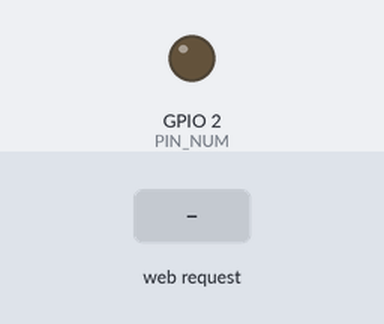
Recording of a sketch running on a simulated ESP8266 (NodeMCU). On the bench: output pins drawn as LEDs (lit = HIGH). Inputs (shaded band) come from the test bench. WiFi joins after 1.5 s; servers stay silent unless stated; what the sketch prints to the serial monitor is not drawn.

Above: at 2.7 s.
2.8 s: HTTP request GET /gpio/1 received
At 3.6 s:
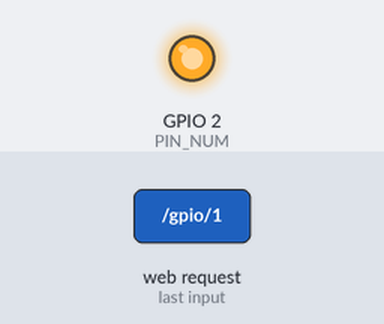
4.3 s: HTTP request GET /gpio/0 received
At 4.7 s:
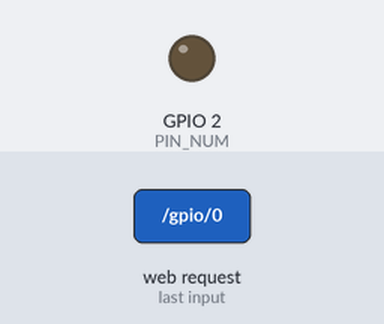
Timing chart, 0 to 7.3 s (numbered marks = the images above; inputs shaded):
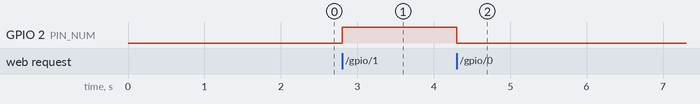

The sketch:

wifiBlink.ino
```cpp
/*
 *  This sketch demonstrates how to set up a simple HTTP-like server.
 *  The server will set a GPIO pin depending on the request
 *    http://server_ip/gpio/0 will set the GPIO2 low,
 *    http://server_ip/gpio/1 will set the GPIO2 high
 *  server_ip is the IP address of the ESP8266 module, will be
 *  printed to Serial when the module is connected.
 */

#include <ESP8266WiFi.h>

// Network info
//const char* ssid = "roxada";
//const char* password = "8567861947";
const char* ssid = "WMYTN";
const char* password = "S7LCVJN7J9SY4YYT";

#define PIN_NUM 2

// Create an instance of the server
// specify the port to listen on as an argument
WiFiServer server(80);

void setup() {
  Serial.begin(115200);
  delay(10);

  // prepare GPIO
  pinMode(PIN_NUM, OUTPUT);
  digitalWrite(PIN_NUM, 0);

  // Connect to WiFi network
  Serial.println();
  Serial.println();
  Serial.print("Connecting to ");
  Serial.println(ssid);

  WiFi.begin(ssid, password);

  while (WiFi.status() != WL_CONNECTED) {
    delay(500);
    Serial.print(".");
  }
  Serial.println("");
  Serial.println("WiFi connected");

  // Start the server
  server.begin();
  Serial.println("Server started");
  Serial.flush();

  // Print the IP address
  Serial.println(WiFi.localIP());
  Serial.flush();

  Serial.println("setup ended");

  Serial.flush();
}

void loop() {
  // Check if a client has connected
  WiFiClient client = server.available();
  if (!client) {
    return;
  }

  // Wait until the client sends some data
  Serial.println("new client");
  while (!client.available()) {
    delay(1);
  }

  // Read the first line of the request
  String req = client.readStringUntil('\r');
  Serial.println(req);
  client.flush();

  // Match the request
  byte val;
  if (req.indexOf("/gpio/0") != -1)
    val = 0;
  else if (req.indexOf("/gpio/1") != -1)
    val = 1;
  else {
    Serial.println("invalid request");
    client.stop();
    return;
  }

  // Set GPIO2 according to the request
  digitalWrite(PIN_NUM, val);

  client.flush();

  // Prepare the response
  String s = "HTTP/1.1 200 OK\r\nContent-Type: text/html\r\n\r\n<!DOCTYPE HTML>\r\n<html>\r\nGPIO is now ";
  s += (val)?"high":"low";
  s += "</html>\n";

  // Send the response to the client
  client.print(s);
  delay(1);
  Serial.println("Client disonnected");

  // The client will actually be disconnected
  // when the function returns and 'client' object is detroyed
}
```

Measured:
- after the input at 2.8 s, GPIO 2 (PIN_NUM): LOW → HIGH at once
- after the input at 4.3 s, GPIO 2 (PIN_NUM): HIGH → LOW at once
